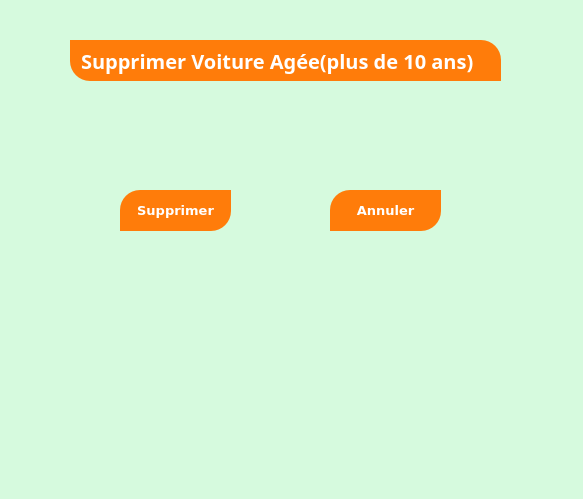
<?xml version="1.0" encoding="UTF-8"?>
<ui version="4.0">
 <class>Dialog</class>
 <widget class="QDialog" name="Dialog">
  <property name="geometry">
   <rect>
    <x>0</x>
    <y>0</y>
    <width>583</width>
    <height>499</height>
   </rect>
  </property>
  <property name="windowTitle">
   <string>Dialog</string>
  </property>
  <property name="styleSheet">
   <string notr="true">background-color: rgb(214, 250, 222);</string>
  </property>
  <widget class="QLabel" name="label">
   <property name="geometry">
    <rect>
     <x>70</x>
     <y>40</y>
     <width>431</width>
     <height>41</height>
    </rect>
   </property>
   <property name="font">
    <font>
     <family>Montserrat</family>
     <pointsize>15</pointsize>
     <weight>75</weight>
     <bold>true</bold>
    </font>
   </property>
   <property name="styleSheet">
    <string notr="true">
color:white;
text-align:center;
background-color: rgb(255, 124, 10);
padding:5px;
border-top-right-radius: 20px;
border-bottom-left-radius: 20px;</string>
   </property>
   <property name="text">
    <string>Supprimer Voiture Agée(plus de 10 ans)</string>
   </property>
  </widget>
  <widget class="QPushButton" name="pushButton">
   <property name="geometry">
    <rect>
     <x>120</x>
     <y>190</y>
     <width>111</width>
     <height>41</height>
    </rect>
   </property>
   <property name="font">
    <font>
     <family>Verdana</family>
     <pointsize>10</pointsize>
     <weight>75</weight>
     <bold>true</bold>
    </font>
   </property>
   <property name="styleSheet">
    <string notr="true">background-color: rgb(255, 124, 10);
color:white;

padding:5px;
border-top-left-radius: 20px;
border-bottom-right-radius: 20px;</string>
   </property>
   <property name="text">
    <string>Supprimer</string>
   </property>
  </widget>
  <widget class="QPushButton" name="pushButton_2">
   <property name="geometry">
    <rect>
     <x>330</x>
     <y>190</y>
     <width>111</width>
     <height>41</height>
    </rect>
   </property>
   <property name="font">
    <font>
     <family>Verdana</family>
     <pointsize>10</pointsize>
     <weight>75</weight>
     <bold>true</bold>
    </font>
   </property>
   <property name="styleSheet">
    <string notr="true">color:white;
background-color: rgb(255, 124, 10);
padding:5px;
border-top-left-radius: 20px;
border-bottom-right-radius: 20px;</string>
   </property>
   <property name="text">
    <string>Annuler</string>
   </property>
  </widget>
  <widget class="QLabel" name="label_8">
   <property name="geometry">
    <rect>
     <x>210</x>
     <y>300</y>
     <width>141</width>
     <height>111</height>
    </rect>
   </property>
   <property name="styleSheet">
    <string notr="true">image: url(:/newPrefix/suppression.png);</string>
   </property>
   <property name="text">
    <string/>
   </property>
  </widget>
 </widget>
 <resources>
  <include location="55.qrc"/>
 </resources>
 <connections/>
</ui>
